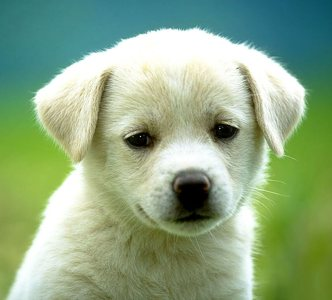
#> input picture dog.jpg, 332 x 300 px
$ jupyter execute exp1_.ipynb
#> lines starting #> are read from the running program, lines starting #| are printed output that depends on the picture; after the words box and inside, x2 and y2 are one past the last pixel; in counts of white or black regions, pixels touching at a corner belong together
[cell 1]
import cv2
import numpy as np
import matplotlib.pyplot as plt

# Load an image from your local directory
image_path = 'dog.jpg'  # Replace with your image path
image = cv2.imread(image_path)
#> image is the input picture: shape (300, 332, 3); mean B, G, R 132.4, 168.2, 141.9

[cell 2]
# Step 1: Display the Original Image
plt.figure(figsize=(10, 8))
plt.subplot(3, 3, 1)
plt.imshow(cv2.cvtColor(image, cv2.COLOR_BGR2RGB))
plt.title('Original Image')
plt.axis('off')

[cell 3]
# Step 2: Draw Shapes and Add Text
image_with_shapes = image.copy()
cv2.line(image_with_shapes, (0, 0), (image.shape[1], image.shape[0]), (255, 0, 0), 2)  # Line
cv2.circle(image_with_shapes, (image.shape[1] // 2, image.shape[0] // 2), 50, (0, 255, 0), 2)  # Circle
cv2.rectangle(image_with_shapes, (50, 50), (150, 150), (0, 0, 255), 2)  # Rectangle
cv2.putText(image_with_shapes, 'OpenCV', (10, 30), cv2.FONT_HERSHEY_SIMPLEX, 1, (255, 255, 255), 2)  # Text
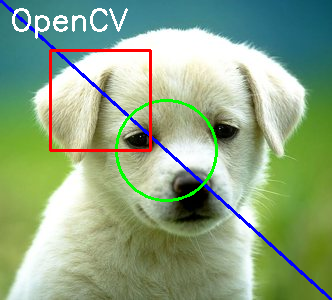
#> image_with_shapes: shape (300, 332, 3); mean B, G, R 132.1, 165.8, 141.6

plt.subplot(3, 3, 2)
plt.imshow(cv2.cvtColor(image_with_shapes, cv2.COLOR_BGR2RGB))
plt.title('Image with Shapes and Text')
plt.axis('off')

[cell 4]
# Step 3: Image Color Conversion
# Convert to HSV
image_hsv = cv2.cvtColor(image, cv2.COLOR_BGR2HSV)
#> image_hsv: shape (300, 332, 3); mean H, S, V 51.9, 92.4, 169.6
# Convert to GRAY
image_gray = cv2.cvtColor(image, cv2.COLOR_BGR2GRAY)
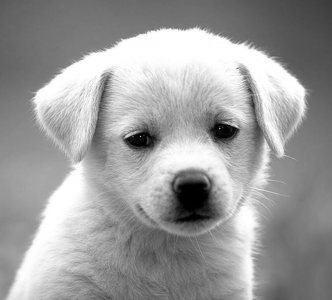
#> image_gray: shape (300, 332); min 0, max 255, mean 156.2
# Convert to YCrCb
image_ycrcb = cv2.cvtColor(image, cv2.COLOR_BGR2YCrCb)
#> image_ycrcb: shape (300, 332, 3); mean of channels 0, 1, 2 156.2, 117.8, 114.6
# Convert HSV back to RGB
image_rgb_from_hsv = cv2.cvtColor(image_hsv, cv2.COLOR_HSV2BGR)
print()
plt.subplot(3, 3, 3)
plt.imshow(cv2.cvtColor(image_hsv, cv2.COLOR_BGR2RGB))
plt.title('Image in HSV')
plt.axis('off')

plt.subplot(3, 3, 4)
plt.imshow(image_gray, cmap='gray')
plt.title('Image in GRAY')
plt.axis('off')

plt.subplot(3, 3, 5)
plt.imshow(cv2.cvtColor(image_ycrcb, cv2.COLOR_BGR2RGB))
plt.title('Image in YCrCb')
plt.axis('off')

plt.subplot(3, 3, 6)
plt.imshow(cv2.cvtColor(image_rgb_from_hsv, cv2.COLOR_BGR2RGB))
plt.title('HSV to RGB')
plt.axis('off')
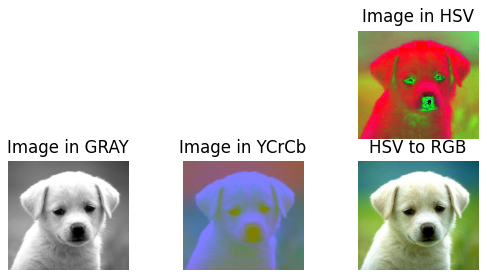
#> figure drawn by matplotlib, 4 panels

[cell 5]
# Step 4: Access and Manipulate Image Pixels
pixel_value = image[100, 100]  # Access pixel value at (100, 100)
#> pixel_value = [64, 102, 106]
print(f'Pixel value at (100, 100): {pixel_value}')
#| Pixel value at (100, 100): [ 64 102 106]
image[200, 200] = [255, 255, 255]  # Set pixel color at (200, 200) to white
#> image: shape (300, 332, 3); under 0.01% of pixels changed, all inside (x1, y1, x2, y2) = (200, 200, 201, 201)

# Display updated image with manipulated pixels
plt.subplot(3, 3, 7)
plt.imshow(cv2.cvtColor(image, cv2.COLOR_BGR2RGB))
plt.title('Image with Manipulated Pixels')
plt.axis('off')

[cell 6]
# Step 5: Image Resizing
resized_image = cv2.resize(image, (image.shape[1] // 2, image.shape[0] // 2))
plt.subplot(3, 3, 8)
plt.imshow(cv2.cvtColor(resized_image, cv2.COLOR_BGR2RGB))
plt.title('Resized Image')
plt.axis('off')
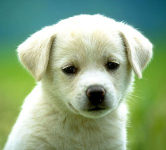
#> shown: shape (150, 166, 3); mean R, G, B 142.1, 168.3, 132.6

[cell 7]
# Step 6: Image Cropping
cropped_image = image[50:150, 50:150]
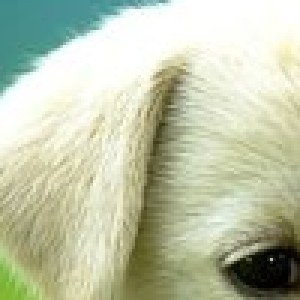
#> cropped_image: shape (100, 100, 3) (shown 3 times larger); mean B, G, R 171, 197.6, 190.8
plt.subplot(3, 3, 9)
plt.imshow(cv2.cvtColor(cropped_image, cv2.COLOR_BGR2RGB))
plt.title('Cropped Image')
plt.axis('off')

[cell 8]
# Step 7: Image Flipping
flipped_image_horizontal = cv2.flip(image, 1)  # Horizontal flip
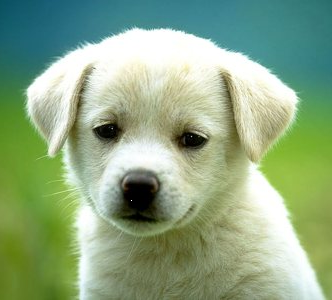
#> flipped_image_horizontal: shape (300, 332, 3); mean B, G, R 132.4, 168.2, 141.9
flipped_image_vertical = cv2.flip(image, 0)    # Vertical flip
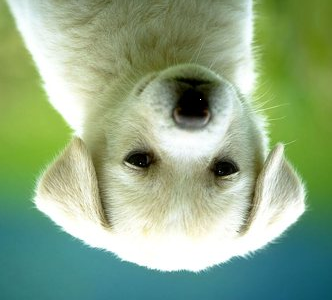
#> flipped_image_vertical: shape (300, 332, 3); mean B, G, R 132.4, 168.2, 141.9

plt.figure(figsize=(10, 8))
plt.subplot(1, 2, 1)
plt.imshow(cv2.cvtColor(flipped_image_horizontal, cv2.COLOR_BGR2RGB))
plt.title('Flipped Horizontally')
plt.axis('off')

plt.subplot(1, 2, 2)
plt.imshow(cv2.cvtColor(flipped_image_vertical, cv2.COLOR_BGR2RGB))
plt.title('Flipped Vertically')
plt.axis('off')
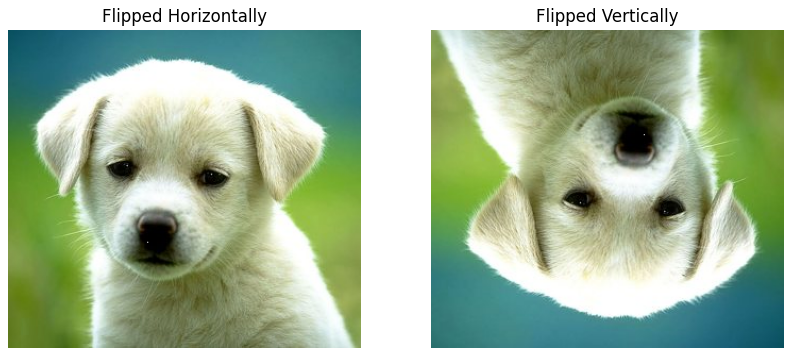
#> figure drawn by matplotlib, 2 panels
